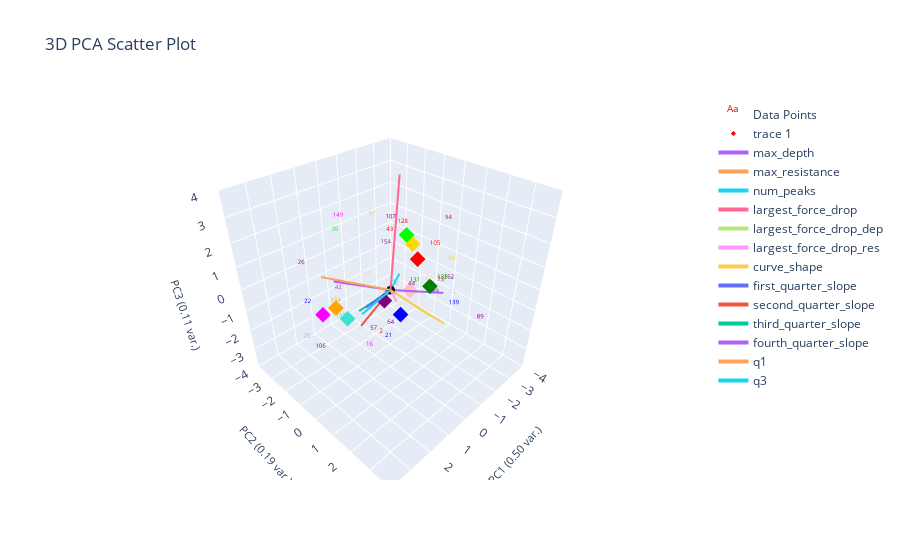

Here is the notebook cell this chart was saved with:
### Markdown cell above
# Plot Labeled Data Only

### Code cell
plotting.get_curve_idx_from_cluster_color('purple', marions_labeled_data[f'{ylabel_name}_nums'], marions_labeled_data.index, data_features)

plotting.plot_clusters_seperately(marions_labeled_data[f'{ylabel_name}_nums'], curve_data, ylabel_name,
                                  cluster_category_names=list(ylabel_to_cluster_num.keys()),
                                  bold_idxs=marions_labeled_data.index.tolist()) 
plotting.plot_pca(marions_labeled_data, marions_labeled_data[f'{ylabel_name}_nums'], graph_title="Clustering Labeled Data", num_pc=3, ylabel_name=ylabel_name, centroids=label_centroids)

### Figure 1 — Plotly figure (JSON) as saved in the notebook; plotly's stock layout.template omitted (floating-point values rounded to 4 significant figures)
{"data": [{"mode": "text", "name": "Data Points", "text": ["2", "7", "16", "20", "21", "22", "24", "26", "29", "30", "34", "42", "43", "44", "54", "57", "60", "64", "73", "75", "79", "81", "85", "89", "92", "94", "97", "105", "106", "107", "108", "127", "128", "131", "132", "134", "139", "149", "151", "154", "162"], "textfont": {"color": ["red", "pink", "magenta", "turquoise", "blue", "blue", "blue", "purple", "purple", "lime", "pink", "magenta", "red", "purple", "lime", "purple", "gold", "purple", "red", "pink", "turquoise", "pink", "blue", "purple", "magenta", "red", "gold", "red", "purple", "purple", "turquoise", "pink", "red", "green", "green", "orange", "blue", "magenta", "purple", "purple", "purple"], "size": 6}, "type": "scatter3d", "x": [2.044, -1.046, 2.977, 3.647, 2.052, 1.926, -0.8387, 3.485, -2.9, 0.2039, -0.4352, 2.474, -1.048, -0.5918, -4.083, 2.05, -3.565, 2.549, -1.882, -3.591, 0.4466, -0.00763, -0.1899, -1.891, 6.622, -3.207, -1.633, -3.636, 3.286, -2.0, 2.186, -1.001, -2.076, 0.4635, -2.355, 1.338, -1.9, 0.8616, 5.447, -0.6525, -3.531], "y": [1.596, -0.01999, 2.053, -0.4369, 1.933, -2.844, -1.069, -0.4393, -0.1142, -2.918, -0.1642, -0.001287, -1.099, 0.5345, 0.8418, 1.241, 0.1405, 2.56, 0.9067, 0.3175, 0.5991, 1.813, 4.03, 2.908, 0.1508, 0.04774, -2.717, -0.8771, -0.2139, -1.992, -0.3633, -2.495, -1.377, 1.609, 0.6308, -1.726, 1.641, -1.797, -2.092, -0.9004, 0.1023], "z": [-0.1668, -0.6195, 0.1442, -0.6613, -0.1436, -1.406, -1.528, 2.279, -1.993, 1.218, -0.3723, 1.03, 1.434, -0.08576, 1.21, -0.2617, -0.4657, 1.087, -0.3498, -2.156, 0.5349, 1.06, 0.9655, -1.092, -0.9146, 1.576, 1.324, -0.1611, -1.234, 1.309, -0.5622, -1.287, 1.296, 1.13, -0.6015, -1.064, -1.106, 2.478, -1.537, 1.12, -1.428]}, {"marker": {"color": ["red", "gold", "blue", "green", "purple", "pink", "turquoise", "orange", "lime", "magenta"], "size": 4, "symbol": "diamond"}, "mode": "markers", "type": "scatter3d", "x": [-1.634, -2.599, 0.2098, -0.9457, 0.4775, -1.216, 2.093, 1.338, -1.94, 3.234], "y": [-0.1337, -1.288, 0.7384, 1.12, 0.1449, -0.1098, -0.067, -1.726, -1.038, 0.1013], "z": [0.6048, 0.4292, -0.6437, 0.2644, -0.167, -0.6749, -0.2295, -1.064, 1.214, 0.6843]}, {"marker": {"color": "black", "size": 3}, "mode": "markers", "name": "Origin", "showlegend": false, "type": "scatter3d", "x": [0], "y": [0], "z": [0]}, {"line": {"width": 4}, "mode": "lines+text", "name": "max_depth", "textposition": "top center", "type": "scatter3d", "x": [0, -1.932], "y": [0, 1.028], "z": [0, -0.593]}, {"line": {"width": 4}, "mode": "lines+text", "name": "max_resistance", "textposition": "top center", "type": "scatter3d", "x": [0, 2.319], "y": [0, -1.092], "z": [0, 1.162]}, {"line": {"width": 4}, "mode": "lines+text", "name": "num_peaks", "textposition": "top center", "type": "scatter3d", "x": [0, -0.5021], "y": [0, -0.02598], "z": [0, 0.491]}, {"line": {"width": 4}, "mode": "lines+text", "name": "largest_force_drop", "textposition": "top center", "type": "scatter3d", "x": [0, -1.274], "y": [0, -0.7956], "z": [0, 4.218]}, {"line": {"width": 4}, "mode": "lines+text", "name": "largest_force_drop_dep", "textposition": "top center", "type": "scatter3d", "x": [0, -0.2252], "y": [0, 1.879], "z": [0, -0.3552]}, {"line": {"width": 4}, "mode": "lines+text", "name": "largest_force_drop_res", "textposition": "top center", "type": "scatter3d", "x": [0, 1.177], "y": [0, 1.472], "z": [0, 0.8322]}, {"line": {"width": 4}, "mode": "lines+text", "name": "curve_shape", "textposition": "top center", "type": "scatter3d", "x": [0, 0.4925], "y": [0, 2.989], "z": [0, 0.3903]}, {"line": {"width": 4}, "mode": "lines+text", "name": "first_quarter_slope", "textposition": "top center", "type": "scatter3d", "x": [0, 1.333], "y": [0, 0.06332], "z": [0, -0.08715]}, {"line": {"width": 4}, "mode": "lines+text", "name": "second_quarter_slope", "textposition": "top center", "type": "scatter3d", "x": [0, 1.334], "y": [0, -0.2336], "z": [0, -1.108]}, {"line": {"width": 4}, "mode": "lines+text", "name": "third_quarter_slope", "textposition": "top center", "type": "scatter3d", "x": [0, 0.959], "y": [0, -0.7561], "z": [0, -0.8996]}, {"line": {"width": 4}, "mode": "lines+text", "name": "fourth_quarter_slope", "textposition": "top center", "type": "scatter3d", "x": [0, 1.219], "y": [0, -1.864], "z": [0, 0.07412]}, {"line": {"width": 4}, "mode": "lines+text", "name": "q1", "textposition": "top center", "type": "scatter3d", "x": [0, 1.501], "y": [0, 1.711], "z": [0, 1.458]}, {"line": {"width": 4}, "mode": "lines+text", "name": "q3", "textposition": "top center", "type": "scatter3d", "x": [0, 2.03], "y": [0, 0.6744], "z": [0, 0.3463]}], "layout": {"autosize": true, "scene": {"aspectmode": "cube", "xaxis": {"range": [-4, 4], "title": {"font": {"size": 11}, "text": "PC1 (0.50 var.)"}}, "yaxis": {"range": [-4, 4], "title": {"font": {"size": 11}, "text": "PC2 (0.19 var.)"}}, "zaxis": {"range": [-4, 4], "title": {"font": {"size": 11}, "text": "PC3 (0.11 var.)"}}}, "title": {"text": "3D PCA Scatter Plot"}}}
